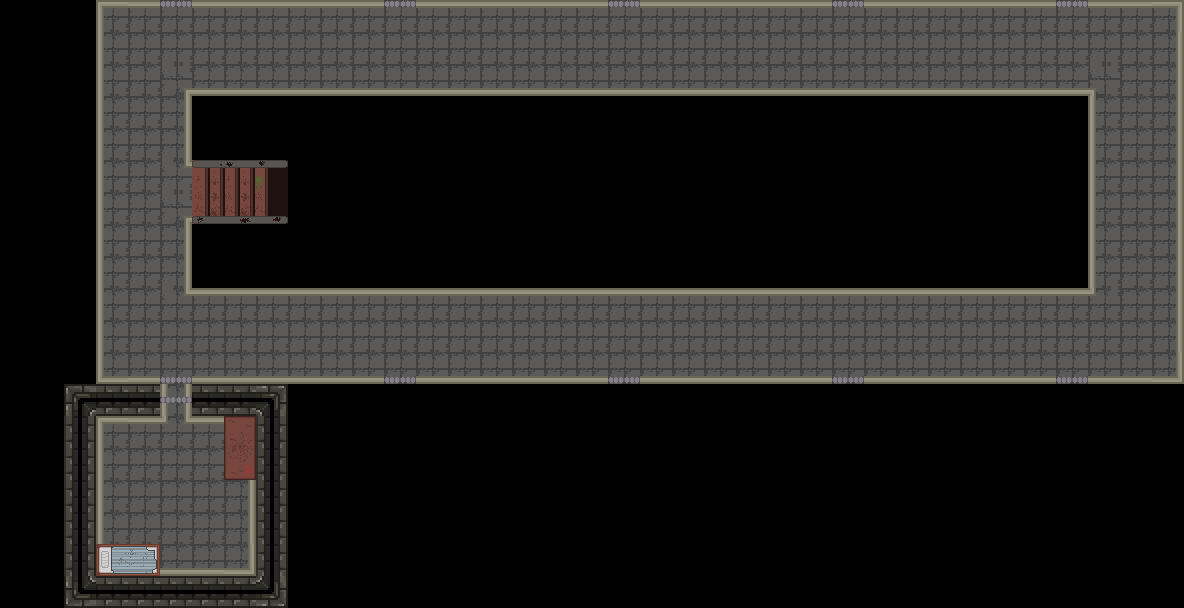

A level layout from a 2D game, rendered from its tile map. Below: a short description, then the map file with its tile-grid data intact:
An orthogonal 37x19 tile map with 32x32 px tiles, 1 tile layer (Tile Layer 1).

<map version="1.2" tiledversion="1.2.2" orientation="orthogonal" renderorder="right-down" width="37" height="19" tilewidth="32" tileheight="32" infinite="0" nextlayerid="8" nextobjectid="1">
 <tileset firstgid="1" source="FullSpriteSheet.tsx" />
 <layer id="7" name="Tile Layer 1" width="37" height="19">
  <data encoding="csv">
104,104,104,33,2,165,2,2,2,2,2,2,165,2,2,2,2,2,2,165,2,2,2,2,2,2,165,2,2,2,2,2,2,165,2,2,4,
104,104,104,99,34,34,34,34,34,34,34,34,34,34,34,34,34,34,34,34,34,34,34,34,34,34,34,34,34,34,34,34,34,34,34,34,36,
104,104,104,99,34,103,98,98,98,98,98,98,98,98,98,98,98,98,98,98,98,98,98,98,98,98,98,98,98,98,98,98,98,98,102,34,36,
104,104,104,99,34,36,104,104,104,104,104,104,104,104,104,104,104,104,104,104,104,104,104,104,104,104,104,104,104,104,104,104,104,104,99,34,36,
104,104,104,99,34,36,104,104,104,104,104,104,104,104,104,104,104,104,104,104,104,104,104,104,104,104,104,104,104,104,104,104,104,104,99,34,36,
104,104,104,99,34,71,5,6,7,104,104,104,104,104,104,104,104,104,104,104,104,104,104,104,104,104,104,104,104,104,104,104,104,104,99,34,36,
104,104,104,99,34,103,37,38,39,104,104,104,104,104,104,104,104,104,104,104,104,104,104,104,104,104,104,104,104,104,104,104,104,104,99,34,36,
104,104,104,99,34,36,104,104,104,104,104,104,104,104,104,104,104,104,104,104,104,104,104,104,104,104,104,104,104,104,104,104,104,104,99,34,36,
104,104,104,99,34,36,104,104,104,104,104,104,104,104,104,104,104,104,104,104,104,104,104,104,104,104,104,104,104,104,104,104,104,104,99,34,36,
104,104,104,99,34,71,2,2,2,2,2,2,2,2,2,2,2,2,2,2,2,2,2,2,2,2,2,2,2,2,2,2,2,2,70,34,36,
104,104,104,99,34,34,34,34,34,34,34,34,34,34,34,34,34,34,34,34,34,34,34,34,34,34,34,34,34,34,34,34,34,34,34,34,36,
104,104,104,97,98,197,98,98,98,98,98,98,197,98,98,98,98,98,98,197,98,98,98,98,98,98,197,98,98,98,98,98,98,197,98,98,68,
104,104,1,66,66,166,66,66,3,104,104,104,104,104,104,104,104,104,104,104,104,104,104,104,104,104,104,104,104,104,104,104,104,104,104,104,104,
104,104,35,33,2,134,2,131,35,104,104,104,104,104,104,104,104,104,104,104,104,104,104,104,104,104,104,104,104,104,104,104,104,104,104,104,104,
104,104,35,99,34,34,34,163,35,104,104,104,104,104,104,104,104,104,104,104,104,104,104,104,104,104,104,104,104,104,104,104,104,104,104,104,104,
104,104,35,99,34,34,34,36,35,104,104,104,104,104,104,104,104,104,104,104,104,104,104,104,104,104,104,104,104,104,104,104,104,104,104,104,104,
104,104,35,99,34,34,34,36,35,104,104,104,104,104,104,104,104,104,104,104,104,104,104,104,104,104,104,104,104,104,104,104,104,104,104,104,104,
104,104,35,129,130,98,98,68,35,104,104,104,104,104,104,104,104,104,104,104,104,104,104,104,104,104,104,104,104,104,104,104,104,104,104,104,104,
104,104,65,66,66,66,66,66,67,104,104,104,104,104,104,104,104,104,104,104,104,104,104,104,104,104,104,104,104,104,104,104,104,104,104,104,104
</data>
 </layer>
</map>
